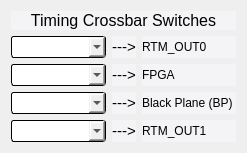
<?xml version="1.0" encoding="UTF-8"?>
<ui version="4.0">
 <class>Form</class>
 <widget class="QWidget" name="Form">
  <property name="geometry">
   <rect>
    <x>0</x>
    <y>0</y>
    <width>247</width>
    <height>137</height>
   </rect>
  </property>
  <property name="windowTitle">
   <string>Timing Crossbar Switches - ${DEVICE}</string>
  </property>
  <property name="styleSheet">
   <string notr="true">/* Background color of popup-list.*/ 
QComboBox QListView{
    background-color:white;
    border:1px solid gray;
}
/* Needed to complete the rule set. */
QComboBox::item:alternate {
    background: white;
}
/* Color of the selected list item. */
QComboBox::item:selected {
    border: 1px solid transparent;
    background: #d1ede1;
}
/* Indicator will shine through the label text if you don't make it hidden. */
QComboBox::indicator{
    background-color:transparent;
    selection-background-color:transparent;
    color:transparent;
    selection-color:transparent;
}

QFrame{
  background-color: rgb(244,244,246)
}

QPushButton {
    background-color: rgb(136,157,162);
    border-color: rgb(212,228,233) rgb(50,88,100) rgb(50,88,100) rgb(212,228,233);
    border-style: outset;
    border-radius: 1px;
    border-width: 2px; 
    padding: 4px;
}
QPushButton:hover {
   background-color: rgb(106,127,132);
}
QPushButton:pressed {
    background-color: rgb(208,229,232);
    border-style: inset;
    border-width: 2px;
	border-color: rgb(50,88,100) rgb(212,228,233) rgb(212,228,233) rgb(50,88,100);
}
QPushButton:checked{
    background-color: rgb(208,229,232);
    border-style: inset;
    border-width: 2px;
	border-color:  rgb(112,134,142) rgb(229,233,235) rgb(239,233,235) rgb(112,134,142);
}
QLineEdit {
  background-color: rgb(218,223,230);
  border-color: rgb(66,77,96);
  border-style: inset;
  border-width: 2px 1px 1px 2px;
}
QLineEdit:hover {
 background-color: rgb(198,203,210)
}
PyDMLabel {
  background-color: rgb(189,197,205);
}

 QTabWidget::pane {
    border: 1px solid black;
    background: white;
}

QTabWidget::tab-bar:top {
    top: 1px;
}

QTabWidget::tab-bar:bottom {
    bottom: 1px;
}

QTabWidget::tab-bar:left {
    right: 1px;
}

QTabWidget::tab-bar:right {
    left: 1px;
}

QTabBar::tab {
    border: 1px solid black;
}

QTabBar::tab:selected {
    background: rgb(220,229,236);
}

QTabBar::tab:!selected {
    background: rgb(132,165,190);
}

QTabBar::tab:!selected:hover {
    background: rgb(120,153,178);
}

QTabBar::tab:top:!selected {
    margin-top: 3px;
}

QTabBar::tab:bottom:!selected {
    margin-bottom: 3px;
}

QTabBar::tab:top, QTabBar::tab:bottom {
    min-width: 6ex;
    margin-right: -1px;
    padding: 4px 8px 4px 8px;
	border-radius: 2px;
}

QTabBar::tab:top:selected {
    border-bottom-color: none;
}

QTabBar::tab:bottom:selected {
    border-top-color: none;
}

QTabBar::tab:top:last, QTabBar::tab:bottom:last,
QTabBar::tab:top:only-one, QTabBar::tab:bottom:only-one {
    margin-right: 0;
}

QTabBar::tab:left:!selected {
    margin-right: 3px;
}

QTabBar::tab:right:!selected {
    margin-left: 3px;
}

QTabBar::tab:left, QTabBar::tab:right {
    min-height: 6ex;
    margin-bottom: -1px;
    padding: 8px 5px 8px 5px;
	border-radius: 2px;
}

QTabBar::tab:left:selected {
    border-left-color: none;
}

QTabBar::tab:right:selected {
    border-right-color: none;
}

QTabBar::tab:left:last, QTabBar::tab:right:last,
QTabBar::tab:left:only-one, QTabBar::tab:right:only-one {
    margin-bottom: 0;
}</string>
  </property>
  <layout class="QVBoxLayout" name="verticalLayout">
   <item>
    <widget class="QLabel" name="label">
     <property name="font">
      <font>
       <pointsize>12</pointsize>
      </font>
     </property>
     <property name="text">
      <string>Timing Crossbar Switches</string>
     </property>
     <property name="alignment">
      <set>Qt::AlignCenter</set>
     </property>
    </widget>
   </item>
   <item>
    <layout class="QGridLayout" name="gridLayout" columnstretch="0,0,0,0">
     <item row="3" column="1">
      <widget class="PyDMEnumComboBox" name="PyDMEnumComboBox_4">
       <property name="sizePolicy">
        <sizepolicy hsizetype="Preferred" vsizetype="Fixed">
         <horstretch>1</horstretch>
         <verstretch>1</verstretch>
        </sizepolicy>
       </property>
       <property name="minimumSize">
        <size>
         <width>95</width>
         <height>22</height>
        </size>
       </property>
       <property name="toolTip">
        <string/>
       </property>
       <property name="styleSheet">
        <string notr="true">/* Color of the selected list item. */
QComboBox::item:selected {
    border: 1px solid transparent;
    background: grey;
}
QComboBox {
  	background-color: light grey;
    border: 1px solid black;
    border-radius: 3px;
    padding: 1px 18px 1px 3px;
    min-width: 6em;
}</string>
       </property>
       <property name="channel" stdset="0">
        <string>ca://${DEVICE}:TCRB3:OUTPUTCONFIG</string>
       </property>
      </widget>
     </item>
     <item row="2" column="3">
      <widget class="QLabel" name="label_4">
       <property name="sizePolicy">
        <sizepolicy hsizetype="Preferred" vsizetype="Preferred">
         <horstretch>1</horstretch>
         <verstretch>1</verstretch>
        </sizepolicy>
       </property>
       <property name="minimumSize">
        <size>
         <width>0</width>
         <height>22</height>
        </size>
       </property>
       <property name="text">
        <string>Black Plane (BP)</string>
       </property>
      </widget>
     </item>
     <item row="1" column="1">
      <widget class="PyDMEnumComboBox" name="PyDMEnumComboBox_2">
       <property name="sizePolicy">
        <sizepolicy hsizetype="Preferred" vsizetype="Fixed">
         <horstretch>1</horstretch>
         <verstretch>1</verstretch>
        </sizepolicy>
       </property>
       <property name="minimumSize">
        <size>
         <width>95</width>
         <height>22</height>
        </size>
       </property>
       <property name="toolTip">
        <string/>
       </property>
       <property name="styleSheet">
        <string notr="true">/* Color of the selected list item. */
QComboBox::item:selected {
    border: 1px solid transparent;
    background: grey;
}
QComboBox {
  	background-color: light grey;
    border: 1px solid black;
    border-radius: 3px;
    padding: 1px 18px 1px 3px;
    min-width: 6em;
}</string>
       </property>
       <property name="channel" stdset="0">
        <string>ca://${DEVICE}:TCRB1:OUTPUTCONFIG</string>
       </property>
      </widget>
     </item>
     <item row="0" column="1">
      <widget class="PyDMEnumComboBox" name="PyDMEnumComboBox">
       <property name="sizePolicy">
        <sizepolicy hsizetype="Preferred" vsizetype="Fixed">
         <horstretch>1</horstretch>
         <verstretch>1</verstretch>
        </sizepolicy>
       </property>
       <property name="minimumSize">
        <size>
         <width>95</width>
         <height>22</height>
        </size>
       </property>
       <property name="toolTip">
        <string/>
       </property>
       <property name="styleSheet">
        <string notr="true">/* Color of the selected list item. */
QComboBox::item:selected {
    border: 1px solid transparent;
    background: grey;
}
QComboBox {
  	background-color: light grey;
    border: 1px solid black;
    border-radius: 3px;
    padding: 1px 18px 1px 3px;
    min-width: 6em;
}</string>
       </property>
       <property name="channel" stdset="0">
        <string>ca://${DEVICE}:TCRB0:OUTPUTCONFIG</string>
       </property>
      </widget>
     </item>
     <item row="0" column="3">
      <widget class="QLabel" name="label_2">
       <property name="sizePolicy">
        <sizepolicy hsizetype="Preferred" vsizetype="Preferred">
         <horstretch>1</horstretch>
         <verstretch>1</verstretch>
        </sizepolicy>
       </property>
       <property name="minimumSize">
        <size>
         <width>0</width>
         <height>22</height>
        </size>
       </property>
       <property name="text">
        <string>RTM_OUT0</string>
       </property>
      </widget>
     </item>
     <item row="1" column="3">
      <widget class="QLabel" name="label_3">
       <property name="sizePolicy">
        <sizepolicy hsizetype="Preferred" vsizetype="Preferred">
         <horstretch>1</horstretch>
         <verstretch>1</verstretch>
        </sizepolicy>
       </property>
       <property name="minimumSize">
        <size>
         <width>0</width>
         <height>22</height>
        </size>
       </property>
       <property name="text">
        <string>FPGA</string>
       </property>
      </widget>
     </item>
     <item row="2" column="1">
      <widget class="PyDMEnumComboBox" name="PyDMEnumComboBox_3">
       <property name="sizePolicy">
        <sizepolicy hsizetype="Preferred" vsizetype="Fixed">
         <horstretch>1</horstretch>
         <verstretch>1</verstretch>
        </sizepolicy>
       </property>
       <property name="minimumSize">
        <size>
         <width>95</width>
         <height>22</height>
        </size>
       </property>
       <property name="toolTip">
        <string/>
       </property>
       <property name="styleSheet">
        <string notr="true">/* Color of the selected list item. */
QComboBox::item:selected {
    border: 1px solid transparent;
    background: grey;
}
QComboBox {
  	background-color: light grey;
    border: 1px solid black;
    border-radius: 3px;
    padding: 1px 18px 1px 3px;
    min-width: 6em;
}</string>
       </property>
       <property name="channel" stdset="0">
        <string>ca://${DEVICE}:TCRB2:OUTPUTCONFIG</string>
       </property>
      </widget>
     </item>
     <item row="3" column="3">
      <widget class="QLabel" name="label_5">
       <property name="sizePolicy">
        <sizepolicy hsizetype="Preferred" vsizetype="Preferred">
         <horstretch>1</horstretch>
         <verstretch>1</verstretch>
        </sizepolicy>
       </property>
       <property name="minimumSize">
        <size>
         <width>0</width>
         <height>22</height>
        </size>
       </property>
       <property name="text">
        <string>RTM_OUT1</string>
       </property>
      </widget>
     </item>
     <item row="0" column="2">
      <widget class="QLabel" name="label_6">
       <property name="font">
        <font>
         <pointsize>11</pointsize>
        </font>
       </property>
       <property name="text">
        <string>---&gt;</string>
       </property>
       <property name="textFormat">
        <enum>Qt::AutoText</enum>
       </property>
       <property name="alignment">
        <set>Qt::AlignCenter</set>
       </property>
      </widget>
     </item>
     <item row="1" column="2">
      <widget class="QLabel" name="label_7">
       <property name="font">
        <font>
         <pointsize>11</pointsize>
        </font>
       </property>
       <property name="text">
        <string>---&gt;</string>
       </property>
       <property name="alignment">
        <set>Qt::AlignCenter</set>
       </property>
      </widget>
     </item>
     <item row="2" column="2">
      <widget class="QLabel" name="label_8">
       <property name="font">
        <font>
         <pointsize>11</pointsize>
        </font>
       </property>
       <property name="text">
        <string>---&gt;</string>
       </property>
       <property name="alignment">
        <set>Qt::AlignCenter</set>
       </property>
      </widget>
     </item>
     <item row="3" column="2">
      <widget class="QLabel" name="label_9">
       <property name="font">
        <font>
         <pointsize>11</pointsize>
        </font>
       </property>
       <property name="text">
        <string>---&gt;</string>
       </property>
       <property name="alignment">
        <set>Qt::AlignCenter</set>
       </property>
      </widget>
     </item>
    </layout>
   </item>
  </layout>
 </widget>
 <customwidgets>
  <customwidget>
   <class>PyDMEnumComboBox</class>
   <extends>QComboBox</extends>
   <header>pydm.widgets.enum_combo_box</header>
  </customwidget>
 </customwidgets>
 <resources/>
 <connections/>
</ui>
